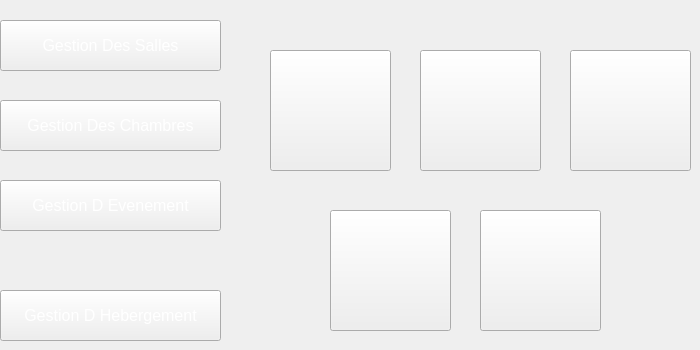
    <widget class="QWidget" name="page_2">
     <widget class="QPushButton" name="pushButton_4">
      <property name="geometry">
       <rect>
        <x>0</x>
        <y>290</y>
        <width>221</width>
        <height>51</height>
       </rect>
      </property>
      <property name="font">
       <font>
        <pointsize>12</pointsize>
       </font>
      </property>
      <property name="styleSheet">
       <string notr="true">color: rgb(255, 255, 255);</string>
      </property>
      <property name="text">
       <string>Gestion D Hebergement</string>
      </property>
     </widget>
     <widget class="QPushButton" name="pushButton_5">
      <property name="geometry">
       <rect>
        <x>0</x>
        <y>180</y>
        <width>221</width>
        <height>51</height>
       </rect>
      </property>
      <property name="font">
       <font>
        <pointsize>12</pointsize>
       </font>
      </property>
      <property name="styleSheet">
       <string notr="true">color: rgb(255, 255, 255);</string>
      </property>
      <property name="text">
       <string>Gestion D Evenement</string>
      </property>
     </widget>
     <widget class="QPushButton" name="pushButton_6">
      <property name="geometry">
       <rect>
        <x>0</x>
        <y>100</y>
        <width>221</width>
        <height>51</height>
       </rect>
      </property>
      <property name="font">
       <font>
        <pointsize>12</pointsize>
       </font>
      </property>
      <property name="styleSheet">
       <string notr="true">color: rgb(255, 255, 255);
background-image: url(:/img/selected2.png);</string>
      </property>
      <property name="text">
       <string>Gestion Des Chambres</string>
      </property>
     </widget>
     <widget class="QPushButton" name="pushButton_10">
      <property name="geometry">
       <rect>
        <x>270</x>
        <y>50</y>
        <width>121</width>
        <height>121</height>
       </rect>
      </property>
      <property name="styleSheet">
       <string notr="true">

image: url(:/img/icon-ajout2.png);</string>
      </property>
      <property name="text">
       <string/>
      </property>
     </widget>
     <widget class="QPushButton" name="pushButton_11">
      <property name="geometry">
       <rect>
        <x>420</x>
        <y>50</y>
        <width>121</width>
        <height>121</height>
       </rect>
      </property>
      <property name="styleSheet">
       <string notr="true">image: url(:/img/icon-modif2 (1).png);</string>
      </property>
      <property name="text">
       <string/>
      </property>
     </widget>
     <widget class="QPushButton" name="pushButton_12">
      <property name="geometry">
       <rect>
        <x>570</x>
        <y>50</y>
        <width>121</width>
        <height>121</height>
       </rect>
      </property>
      <property name="styleSheet">
       <string notr="true">image: url(:/img/icon-supp2 (1).png);</string>
      </property>
      <property name="text">
       <string/>
      </property>
     </widget>
     <widget class="QPushButton" name="pushButton_13">
      <property name="geometry">
       <rect>
        <x>480</x>
        <y>210</y>
        <width>121</width>
        <height>121</height>
       </rect>
      </property>
      <property name="styleSheet">
       <string notr="true">image: url(:/img/icon-afficher2.png);</string>
      </property>
      <property name="text">
       <string/>
      </property>
     </widget>
     <widget class="QPushButton" name="pushButton_14">
      <property name="geometry">
       <rect>
        <x>330</x>
        <y>210</y>
        <width>121</width>
        <height>121</height>
       </rect>
      </property>
      <property name="styleSheet">
       <string notr="true">image: url(:/img/8774.png);</string>
      </property>
      <property name="text">
       <string/>
      </property>
     </widget>
     <widget class="QPushButton" name="pushButton_441">
      <property name="geometry">
       <rect>
        <x>0</x>
        <y>20</y>
        <width>221</width>
        <height>51</height>
       </rect>
      </property>
      <property name="font">
       <font>
        <pointsize>12</pointsize>
       </font>
      </property>
      <property name="styleSheet">
       <string notr="true">color: rgb(255, 255, 255);
</string>
      </property>
      <property name="text">
       <string>Gestion Des Salles</string>
      </property>
     </widget>
    </widget>
